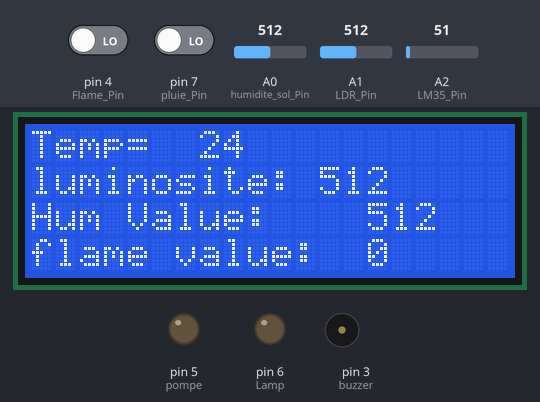
This sketch was run on a simulated Arduino Uno, built with avr-gcc and run on an emulated ATmega328P. On the bench: 20×4 character LCD, output pins drawn as LEDs (lit = HIGH), buzzer (waves = sounding). The inputs (shaded band) are chosen by the test bench; at power-on: pin 4 (Flame_Pin) LOW, A0 (humidite_sol_Pin) = 512, A1 (LDR_Pin) = 512, pin 7 (pluie_Pin) LOW, A2 (LM35_Pin) = 51.

Above: at 1.2 s.
1.3 s: pin 4 (Flame_Pin) driven HIGH
At 1.8 s:
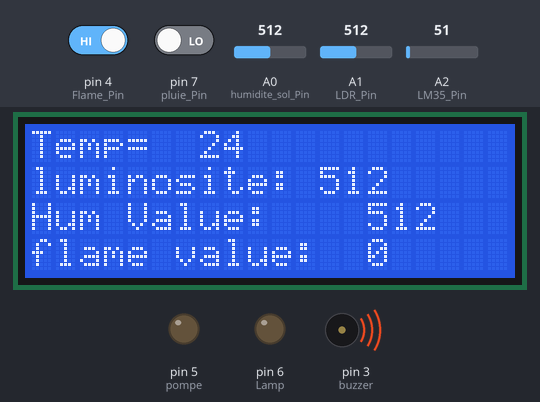
4.3 s: A0 (humidite_sol_Pin) set to 686
6.5 s: A0 (humidite_sol_Pin) set to 716
At 7.8 s:
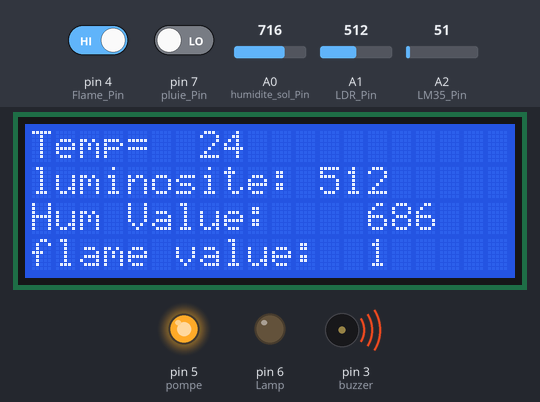
9.5 s: pin 4 (Flame_Pin) driven LOW
At 11.8 s:
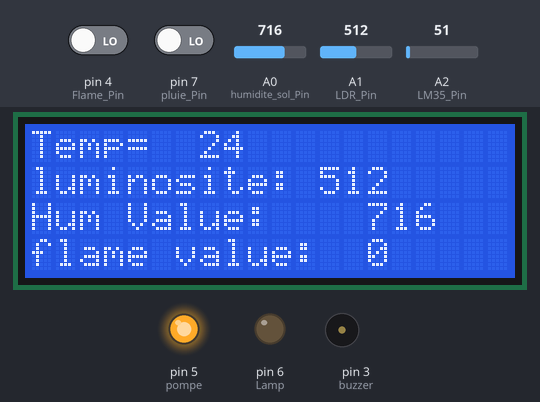
12.5 s: A1 (LDR_Pin) set to 213
At 12.8 s:
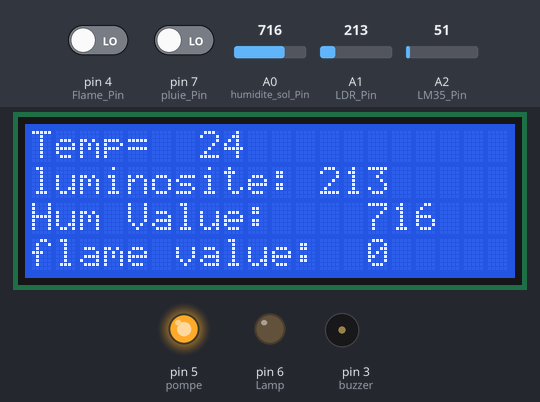
14.0 s: A1 (LDR_Pin) set to 186
At 15.2 s:
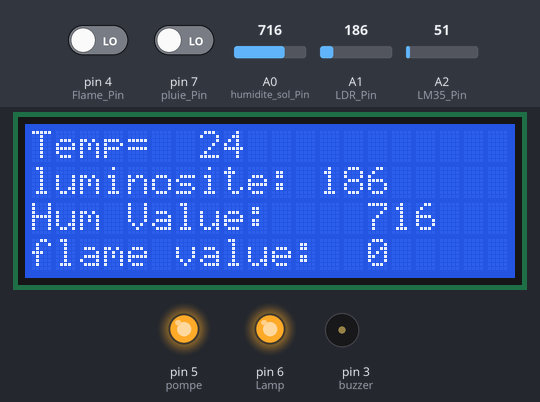
Timing chart, 0 to 16.5 s (numbered marks = the images above; inputs shaded):
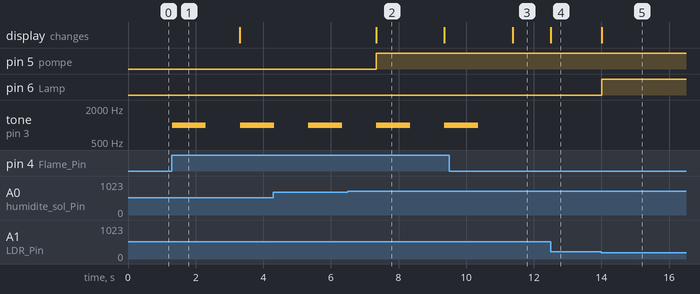

The sketch:

Arduino_Code.ino
```cpp
#include <LiquidCrystal.h>
LiquidCrystal lcd(13, 12, 11, 10, 9, 8);
int humidite_sol_Pin = A0;
int LDR_Pin = A1;
int LM35_Pin = A2;
const int Lamp = 6;
const int pompe = 5;
const int buzzer = 3;
const int pluie_Pin = 7;
int Flame_Pin = 4;

void setup() {
  lcd.begin(20, 4);
  pinMode(Lamp ,OUTPUT);
  pinMode(pompe,OUTPUT);
  pinMode(buzzer,OUTPUT);
  lcd.setCursor(0,0);
  lcd.print("Temp= ");
  lcd.setCursor(0,1);
  lcd.print("luminosite: ");
  lcd.setCursor(0,2);
  lcd.print("Hum Value: ");
  lcd.setCursor(0,3);
  lcd.print("flame value: ");}


void loop() {
  int LDRValue = analogRead(LDR_Pin);
  int humidite_Value = analogRead(A0);
  int Valeur=analogRead(LM35_Pin);
  int Vout=Valeur*5.0/1023*1000;
  int temp=Vout/10;
  int pluie_val = digitalRead(pluie_Pin);


   if(humidite_Value > 700 )
   {digitalWrite(pompe, HIGH); }
   else
   {digitalWrite(pompe, LOW); }

  int flame_val = digitalRead(Flame_Pin);
  if(flame_val == true )
  { tone(buzzer, 1000);  // Activer le buzzer avec une fréquence de 1000 Hz
  delay(1000);
  noTone(buzzer);
  delay(1000); }
  else
  {noTone(buzzer); }

  float SensorVolts = analogRead(humidite_sol_Pin)*0.0048828125;
  if(LDRValue<=200){digitalWrite(Lamp,HIGH);}
  else{digitalWrite(Lamp,LOW);}
  lcd.setCursor(7,0);
  lcd.print(temp);
  lcd.setCursor(12, 1);
  lcd.print(LDRValue);
  lcd.setCursor(14, 2);
  lcd.print(humidite_Value);
  lcd.setCursor(14, 3);
  lcd.print(flame_val);
  delay(10);
}
```

Measured:
- the behaviour switches between 700 and 701 on A0 (humidite_sol_Pin) (found by bisection; images 1 and 2)
- the behaviour switches between 201 and 200 on A1 (LDR_Pin) (found by bisection; images 4 and 5)
- after the input at 1.3 s, tone on pin 3 (buzzer): silent → 1000 Hz at once, → silent 1.0 s later, → 1000 Hz 1.0 s later
- after the input at 6.5 s, pin 5 (pompe): LOW → HIGH after 0.84 s
- after the input at 9.5 s, tone on pin 3 (buzzer): goes on until 10.4 s, then stays silent; the display: changes after 1.9 s (image 3)
- after the input at 12.5 s, the display: changes at once (image 4)
- after the input at 14.0 s, pin 6 (Lamp): LOW → HIGH at once; the display: changes at once (image 5)
